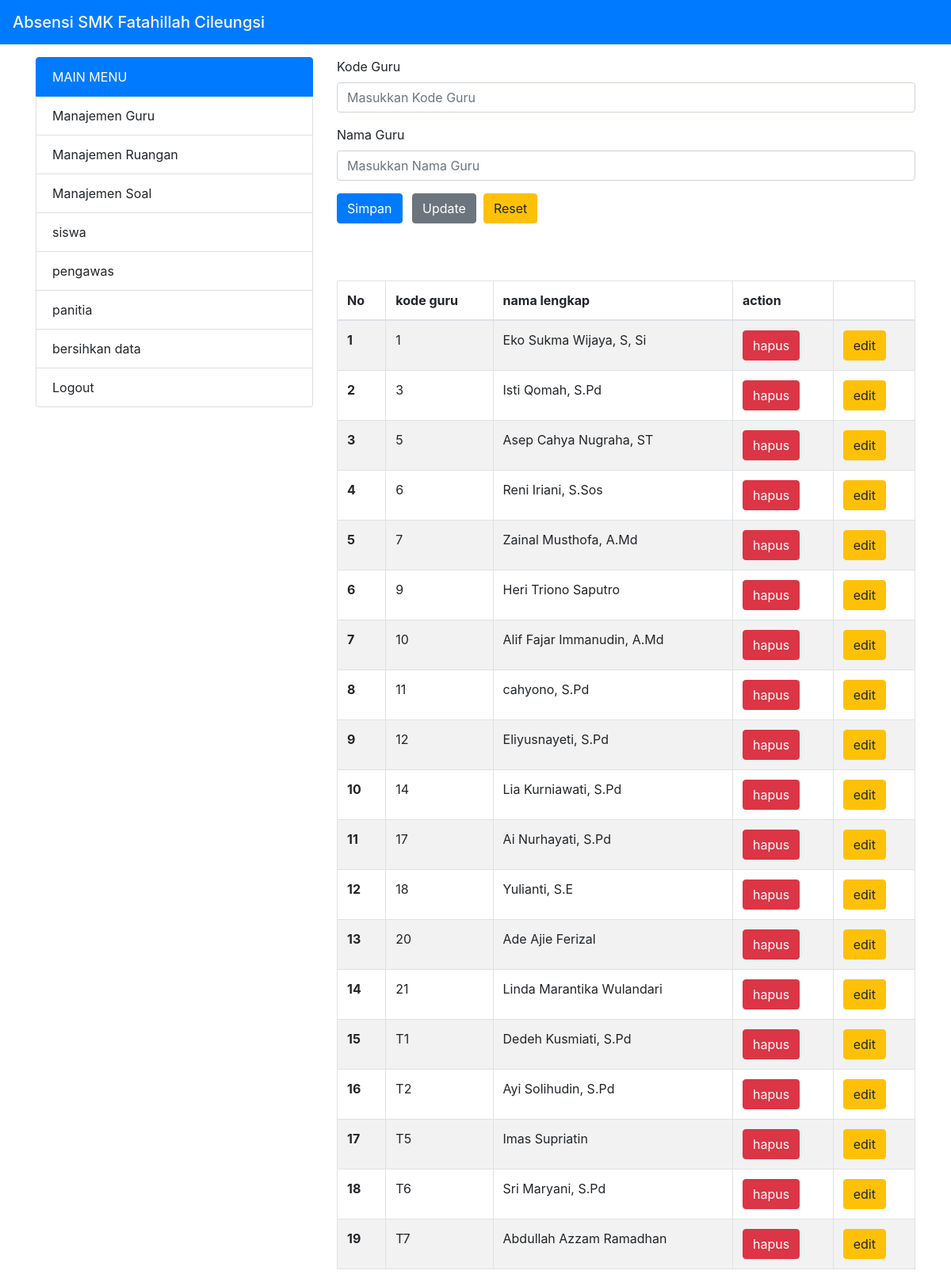
The app's page /modul/admin/guru.php with its own data.
### tables this page shows
CREATE TABLE `tbl_guru` (
  `id` int(11) NOT NULL,
  `kode_guru` varchar(2) NOT NULL,
  `nama_lengkap` varchar(100) NOT NULL
);

### modul/admin/guru.php (the view, shortened to what this page needs)
<?php
    include '../../config/koneksi.php';
        $kodeGuru = null;
        $namaGuru = null;
?>
<!doctype html>
<html lang="en">
  <head>
    <?php include('../../config/header.php') ?>
  </head>
  <body>
    <?php include 'menu.php'; ?>
    <div class="col-md-8">
    <div class="row justify-content-center">
        <div class="col-md-12">
          <form action="" method="post">
            <div class="form-group">
              <label for="kodeGuru">Kode Guru</label>
              <input class="form-control" type="text" value="<?php if($kodeGuru != null) {echo $kodeGuru; }  else { echo null; }   ?>" name="kodeGuru" class="form-control" id="kodeGuru" placeholder="Masukkan Kode Guru">
            </div>
            <div class="form-group">
              <label for="namaGuru">Nama Guru</label>
              <input class="form-control" type="text" value="<?php if($namaGuru != null) {echo $namaGuru; }  else { echo null; } ?>" name="namaGuru" class="form-control" id="namaGuru" placeholder="Masukkan Nama Guru">
            </div>
            <button type="submit" name="simpan"class="btn btn-primary">Simpan</button>
            <button type="submit" name="update" class="btn btn-secondary ml-2">Update</button>&nbsp;
            <a href="guru.php" class="btn btn-warning"> Reset</a>
          </form>
        </div>
      </div><br><br><br>
    <div id="tab">
      <table class="table table-striped table-bordered table-hover" style="width:100%">
          <thead>
              <?php
              $query_guru = mysqli_query($conn, "SELECT * FROM tbl_guru");
              $no = 1;
              ?>
              <tr>
                <th>No</th>
                <th>kode guru</th>
                <th>nama lengkap</th>
                <th>action</th>
                <th></th>
              </tr>
          </thead>
          <tbody>
                <?php while($data_guru = mysqli_fetch_array($query_guru)) {?>
                  <tr>
                    <th><?= $no++ ?></th>
                    <td><?= $data_guru['kode_guru'] ?></td>
                    <td><?= $data_guru['nama_lengkap'] ?></td>
                    <td><a href="?id=<?= $data_guru[0] ?>"><button class="btn btn-danger">hapus</button></a></td>
                    <td><a href="?edit=<?= $data_guru[0] ?>"><button class="btn btn-warning">edit</button></a></td>
                  </tr>
                <?php } ?>
          </tbody>
      </table>
    </div>
    </div>
    </div>
    </div>
  </body>
</html>

### records on screen
tbl_guru: kode_guru "1", nama_lengkap "Eko Sukma Wijaya, S, Si"
tbl_guru: kode_guru "3", nama_lengkap "Isti Qomah, S.Pd"
tbl_guru: kode_guru "5", nama_lengkap "Asep Cahya Nugraha, ST"
tbl_guru: kode_guru "6", nama_lengkap "Reni Iriani, S.Sos"
tbl_guru: kode_guru "7", nama_lengkap "Zainal Musthofa, A.Md"
tbl_guru: kode_guru "9", nama_lengkap "Heri Triono Saputro"
tbl_guru: kode_guru "10", nama_lengkap "Alif Fajar Immanudin, A.Md"
tbl_guru: kode_guru "11", nama_lengkap "cahyono, S.Pd"
tbl_guru: kode_guru "12", nama_lengkap "Eliyusnayeti, S.Pd"
tbl_guru: kode_guru "14", nama_lengkap "Lia Kurniawati, S.Pd"
tbl_guru: kode_guru "17", nama_lengkap "Ai Nurhayati, S.Pd"
tbl_guru: kode_guru "18", nama_lengkap "Yulianti, S.E"
tbl_guru: kode_guru "20", nama_lengkap "Ade Ajie Ferizal"
tbl_guru: kode_guru "21", nama_lengkap "Linda Marantika Wulandari"
tbl_guru: kode_guru "T1", nama_lengkap "Dedeh Kusmiati, S.Pd"
tbl_guru: kode_guru "T2", nama_lengkap "Ayi Solihudin, S.Pd"
tbl_guru: kode_guru "T5", nama_lengkap "Imas Supriatin"
tbl_guru: kode_guru "T6", nama_lengkap "Sri Maryani, S.Pd"
tbl_guru: kode_guru "T7", nama_lengkap "Abdullah Azzam Ramadhan"
